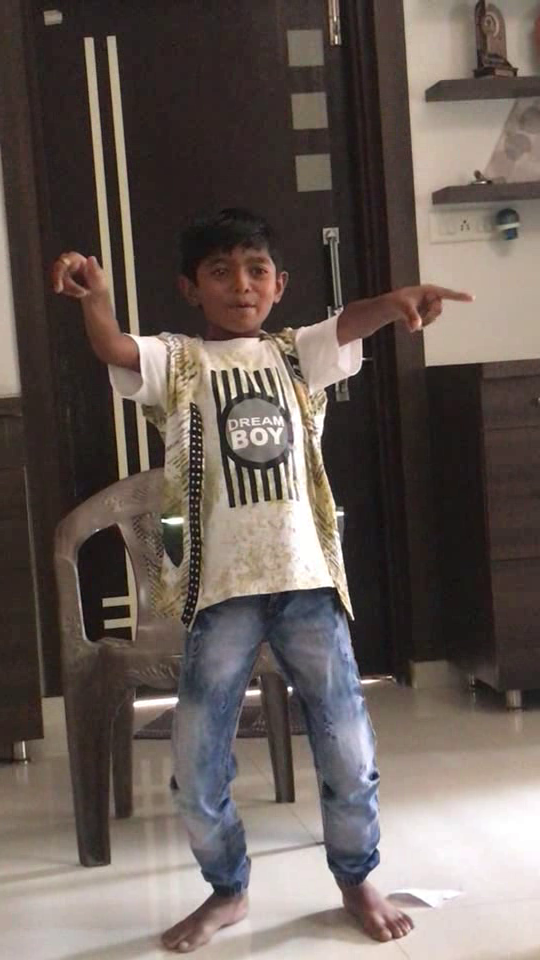
#> input picture frame 19 of Computer Vision/Initial Learning/Basics/VWQK3581.MP4, 540 x 960 px, given in place of HumanVideo.mp4, which was not available
$ python MotionDetection.py
#> lines starting #> are read from the running program, lines starting #| are printed output that depends on the picture; after the words box and inside, x2 and y2 are one past the last pixel; in counts of white or black regions, pixels touching at a corner belong together; pictures that were not available may be replaced by others from this repository, and a replacement may not be noted
import cv2
import numpy as np
from imutils.object_detection import non_max_suppression

#device = cv2.VideoCapture(0)
device = cv2.VideoCapture('HumanVideo.mp4')
_, frame1 = device.read()
#> frame1 is the input picture: shape (960, 540, 3); mean B, G, R 87.3, 93, 104.2
_, frame2 = device.read()
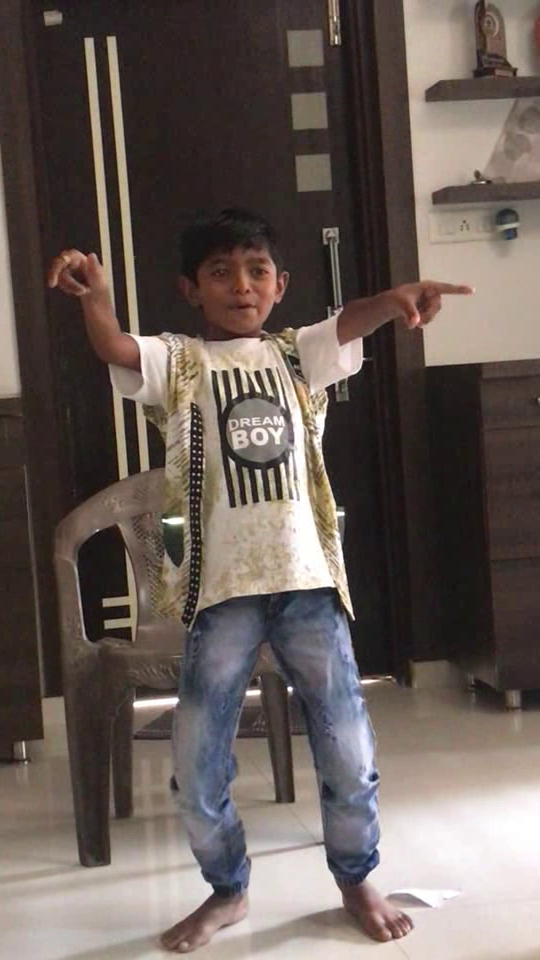
#> input picture frame 20 of Computer Vision/Initial Learning/Basics/VWQK3581.MP4, 540 x 960 px, given in place of HumanVideo.mp4, which was not available
#> frame2 is the input picture: shape (960, 540, 3); mean B, G, R 87.6, 93.1, 104.3
frame1 = cv2.flip(frame1,1)
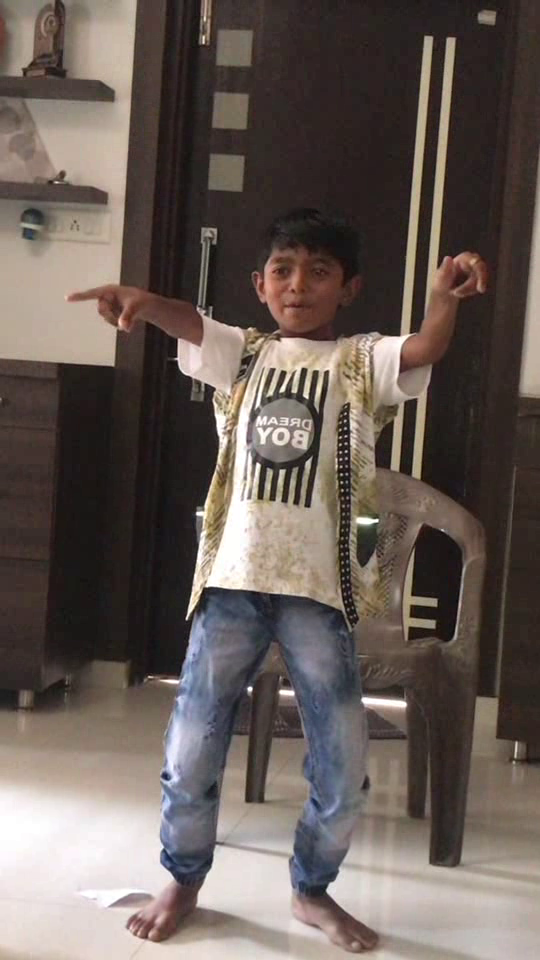
#> frame1: shape (960, 540, 3); mean B, G, R 87.3, 93, 104.2

height = int(frame1.shape[0]*40/100)
#> height = 384
width = int(frame1.shape[1]*50/100)
#> width = 270
frame1 = cv2.resize(frame1,(width,height),interpolation=cv2.INTER_AREA)
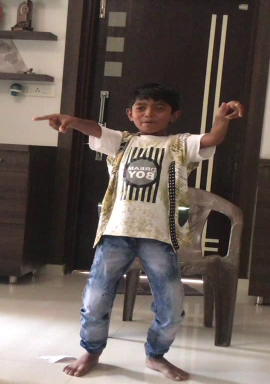
#> frame1: shape (384, 270, 3); mean B, G, R 87.3, 93, 104.2

while True:

    frame2 = cv2.flip(frame2,1)
    height = int(frame2.shape[0]*40/100)
    width = int(frame2.shape[1]*50/100)
    frame2 = cv2.resize(frame2,(width,height),interpolation=cv2.INTER_AREA)
#> frame2: shape (384, 270, 3)

    diff = cv2.absdiff(frame1,frame2)
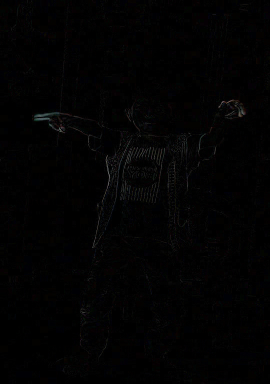
#> diff: shape (384, 270, 3); mean B, G, R 2.4, 2.3, 2.5
    gray = cv2.cvtColor(diff,cv2.COLOR_BGR2GRAY)
    blur = cv2.GaussianBlur(gray,(5,5),0)
    _, thresh = cv2.threshold(blur,20,255,cv2.THRESH_BINARY)
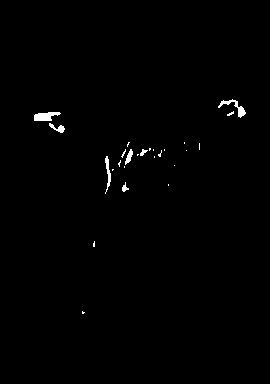
#> thresh: shape (384, 270); 0.69% white; 26 white regions (19 under 20 px), largest, box (x1, y1, x2, y2) and area: (34, 112, 61, 121) 168, (218, 99, 246, 118) 143, (105, 156, 111, 194) 101
    dilated = cv2.dilate(thresh,(5,5),iterations=3)
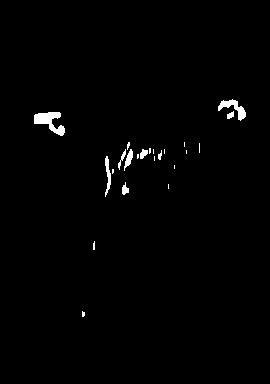
#> dilated: shape (384, 270); 1.1% white; 23 white regions (14 under 20 px)

    kernel = np.ones((3,3),np.uint8)
    #opening = cv2.morphologyEx(dilated, cv2.MORPH_OPEN, kernel)
    #closing = cv2.morphologyEx(opening, cv2.MORPH_CLOSE, kernel)

    contours,hierarchy = cv2.findContours(dilated,cv2.RETR_TREE,cv2.CHAIN_APPROX_SIMPLE)
#> contours = 23 contours, 15 with area under 20; largest, box (x1, y1, x2, y2) and area: (34, 112, 65, 136) 314, (218, 99, 246, 121) 188, (105, 156, 111, 197) 86, (124, 149, 133, 171) 69, (122, 182, 129, 195) 40, (140, 149, 148, 159) 40, (118, 149, 126, 170) 27, (227, 111, 234, 119) 26

    """ new_contours = []
    for contour in contours:
        x,y,w,h = cv2.boundingRect(contour)
        new_contours.append([x,y,x+w,y+h])

    #contours = np.array([[x, y, x + w, y + h] for x,y,w,h in cv2.boundingRect(contours)])

    if len(new_contours)!=0:
        new_contours = non_max_suppression(new_contours,probs=None,overlapThresh=0.65)
 """

    if hierarchy is not None:
        hierarchy = hierarchy[0]

        for contour,hi in zip(contours,hierarchy):
            #if cv2.contourArea(contour) > 3000:
            #x,y,w,h = cv2.boundingRect(contour)
            #print(hi)
            if hi[3]==-1 and cv2.contourArea(contour) > 1000:
                x,y,w,h = cv2.boundingRect(contour)
                cv2.rectangle(frame1,(x,y),(x+w,y+h),(0,255,0),3)
#> this loop made 23 passes
#> hi on passes 1, 2, 4, 8, 11, 14, 15, 16, 20, 21, 22, 23: [1, -1, -1, -1], [2, 0, -1, -1], [4, 2, -1, -1], [8, 6, -1, -1], [11, 9, -1, -1], [14, 12, -1, -1], [15, 13, -1, -1], [16, 14, -1, -1], [20, 18, -1, -1], [21, 19, -1, -1], [22, 20, -1, -1], [-1, 21, -1, -1]
#> (contour, hi) on passes 3, 5, 6, 7, 9, 10: ([[168, 184], [168, 188]], [3, 1, -1, -1]), ([[112, 169], [112, 173], [113, 172], [113, 169]], [5, 3, -1, -1]), ([[174, 165], [174, 168]], [6, 4, -1, -1]), ([[154, 156], [154, 160]], [7, 5, -1, -1]), ([[137, 154], [137, 158], [138, 157], [138, 154]], [9, 7, -1, -1]), ([[186, 150], [186, 153]], [10, 8, -1, -1])

    cv2.imshow('frame',frame1)
    #cv2.imshow('closing',closing)
    cv2.imshow('dilated',dilated)

    frame1 = frame2
    _, frame2 = device.read()

    if cv2.waitKey(1) & 0xFF == ord('q'):
#> (key q is pressed here)
        break

device.release()
cv2.destroyAllWindows()

$ run again, starting later in the video
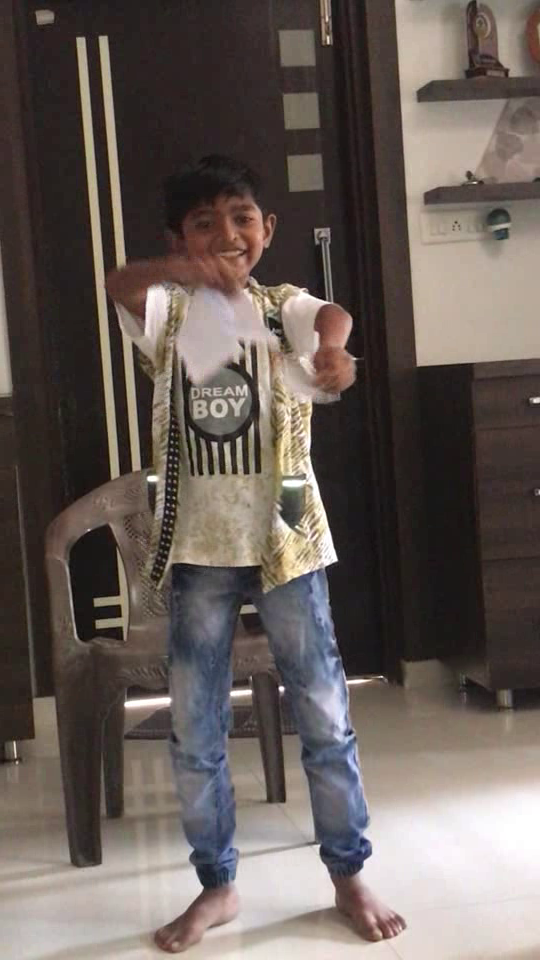
#> input picture frame 89 of Computer Vision/Initial Learning/Basics/VWQK3581.MP4, 540 x 960 px, given in place of HumanVideo.mp4, which was not available
#> frame1 is the input picture: shape (960, 540, 3); mean B, G, R 88.4, 93.5, 103.5
#> thresh: shape (384, 270); 6.6% white; 32 white regions (27 under 20 px), largest, box (x1, y1, x2, y2) and area: (91, 102, 217, 238) 4110, (140, 126, 197, 238) 2091, (138, 169, 167, 191) 388, (133, 81, 144, 98) 57, (100, 218, 109, 228) 37
#> dilated: shape (384, 270); 8.3% white; 22 white regions (14 under 20 px)
#> contours = 44 contours, 32 with area under 20; largest, box (x1, y1, x2, y2) and area: (91, 102, 217, 241) 7893, (138, 169, 167, 197) 436, (150, 130, 169, 151) 199, (185, 127, 197, 162) 196, (115, 121, 130, 144) 193
#> the loop `for contour,hi in zip(contours,hierarchy):` made 44 passes
#> (hi, x, y, w, h) on pass 17: ([39, 15, 17, -1], 91, 102, 126, 139)
#> after the loop `for contour,hi in zip(contours,hierarchy):`:
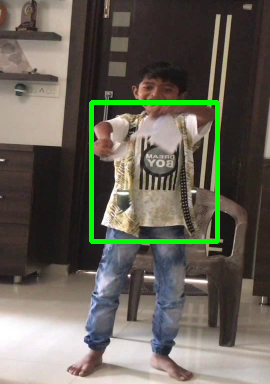
#> frame1: shape (384, 270, 3); mean B, G, R 86.9, 98.4, 101.7
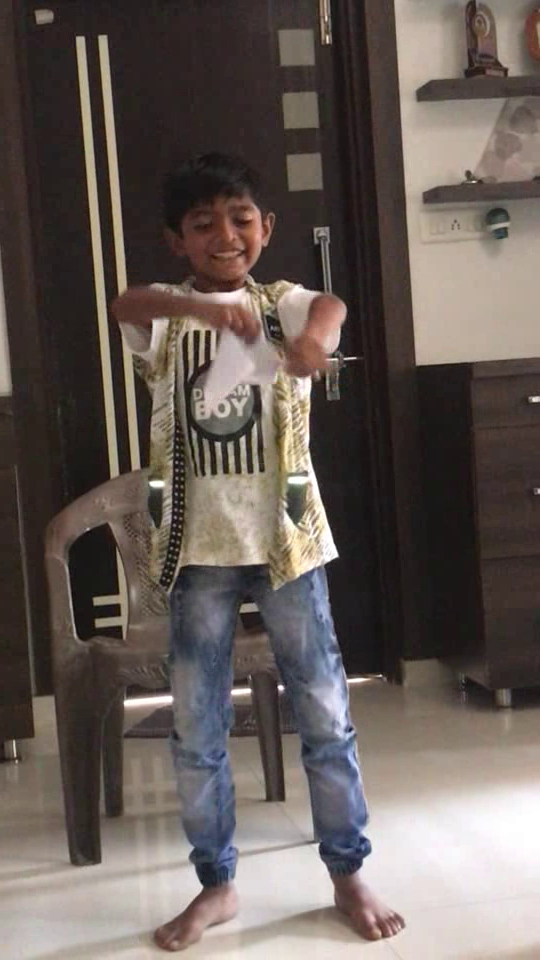
#> input picture frame 91 of Computer Vision/Initial Learning/Basics/VWQK3581.MP4, 540 x 960 px, given in place of HumanVideo.mp4, which was not available
#> frame2 is the input picture: shape (960, 540, 3); mean B, G, R 87.6, 92.6, 102.6

$ run again, starting later in the video
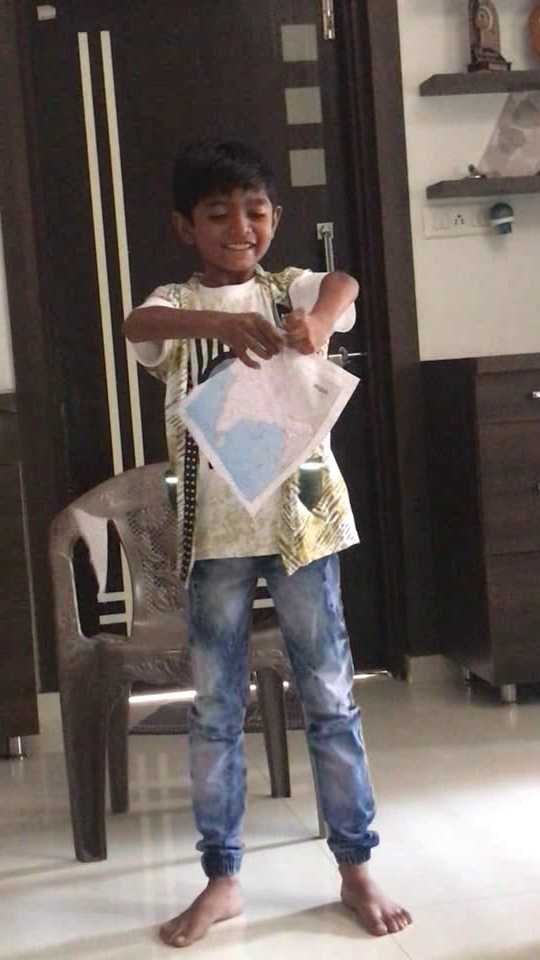
#> input picture frame 158 of Computer Vision/Initial Learning/Basics/VWQK3581.MP4, 540 x 960 px, given in place of HumanVideo.mp4, which was not available
#> frame1 is the input picture: shape (960, 540, 3); mean B, G, R 94.9, 99, 108.4
#> `_, thresh = cv2.threshold(blur,20,255,cv2.THRESH_BINARY)`:
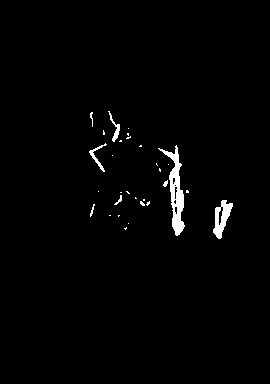
#> thresh: shape (384, 270); 1.6% white; 30 white regions (22 under 20 px), largest, box (x1, y1, x2, y2) and area: (158, 145, 185, 236) 814, (213, 200, 233, 239) 387, (89, 143, 107, 172) 111
#> dilated: shape (384, 270); 2.1% white; 27 white regions (16 under 20 px)
#> contours = 32 contours, 23 with area under 20; largest, box (x1, y1, x2, y2) and area: (158, 145, 185, 239) 874, (213, 200, 233, 242) 437, (89, 143, 107, 175) 160, (108, 111, 120, 145) 115, (218, 209, 224, 226) 42
#> the loop `for contour,hi in zip(contours,hierarchy):` made 32 passes
#> hi on passes 1, 5, 6, 7, 8, 9, 11, 12: [1, -1, -1, -1], [5, 3, -1, -1], [6, 4, -1, -1], [8, 5, 7, -1], [-1, -1, -1, 6], [9, 6, -1, -1], [11, 9, -1, -1], [12, 10, -1, -1]
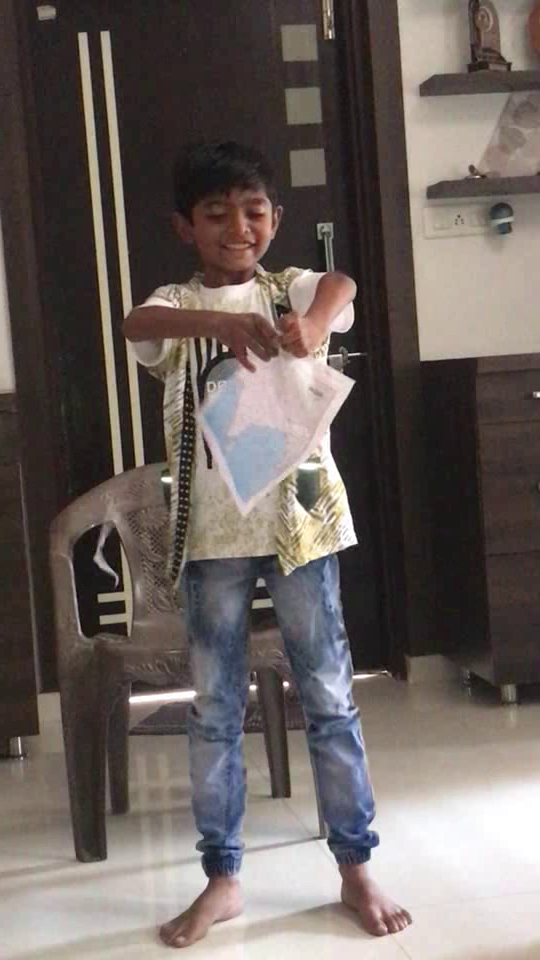
#> input picture frame 160 of Computer Vision/Initial Learning/Basics/VWQK3581.MP4, 540 x 960 px, given in place of HumanVideo.mp4, which was not available
#> frame2 is the input picture: shape (960, 540, 3); mean B, G, R 94.2, 98.2, 107.4
